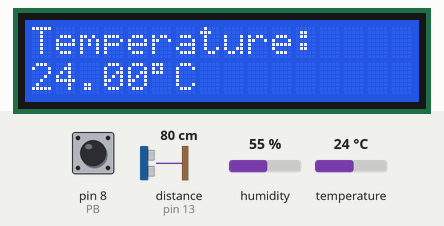
A sketch run on a simulated Arduino Uno, built with avr-gcc and run on an emulated ATmega328P. Shown: 16×2 character LCD. The test bench sets the inputs (shaded band); at power-on: pin 8 (PB) HIGH, distance to the obstacle (sensor on pin 13) 80 cm, temperature 24 °C, humidity 55 %. The echo pulse lasts 58.3 µs per cm; what the sketch prints to the serial monitor is not drawn.

Above: at 1.8 s.
1.9 s: pin 8 (PB) pulled LOW for 1.4 s
At 4.2 s:
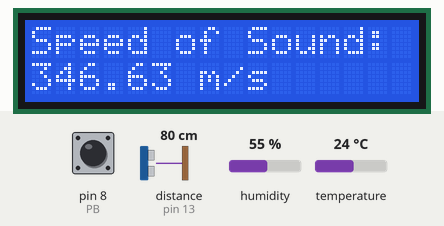
5.1 s: pin 8 (PB) pulled LOW for 1.4 s
At 8.1 s:
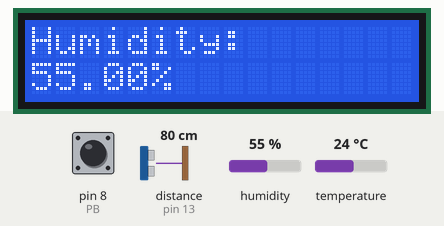
8.6 s: pin 8 (PB) pulled LOW for 3.2 s
At 11.6 s:
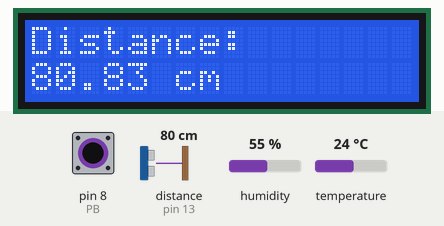
13.3 s: distance to the obstacle (sensor on pin 13) set to 2 cm
At 14.6 s:
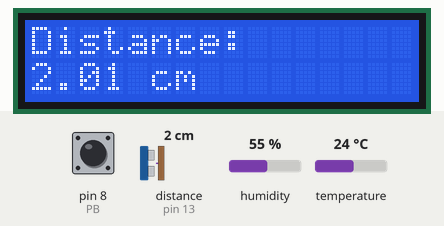
15.6 s: temperature set to 12 °C
At 18.2 s:
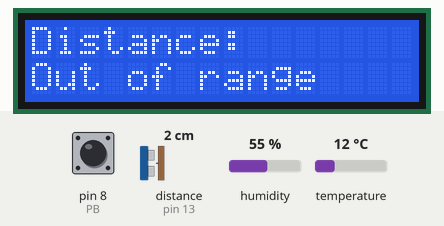
19.1 s: distance to the obstacle (sensor on pin 13) set to 4 cm
At 21.2 s:
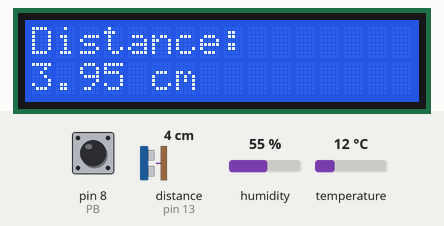
Timing chart, 0 to 22.4 s (numbered marks = the images above; inputs shaded):
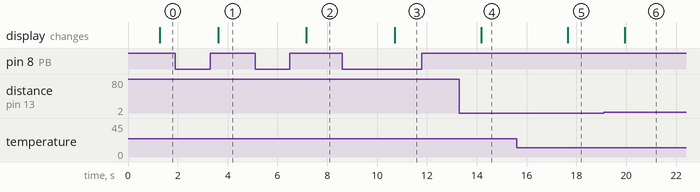

Measured:
- the behaviour switches between 2 and 3 cm on distance to the obstacle (sensor on pin 13) (found by bisection; images 5 and 6)
- after the input at 1.9 s, the display: changes after 1.7 s (image 1)
- after the input at 5.1 s, the display: changes after 2.1 s (image 2)
- after the input at 8.6 s, the display: changes after 2.1 s (image 3)
- after the input at 13.3 s, the display: changes after 0.88 s (image 4)
- after the input at 15.6 s, the display: changes after 2.0 s (image 5)
- after the input at 19.1 s, the display: changes after 0.84 s (image 6)

The sketch:

5-Ultrasonic_DHT_LCD.ino
```cpp
/* GOAL: This code demonstrates the integration of HC-SR04 Ultrasonic Range Finder enhanced with a DHT22 Temp. and Humidity sensor.
It displays the results namely the temperature in Celsius, speed of sound, humidity, and the distance
on an LCD as well as on the serial monitor.

MAIN THEME: use digital input (button press) and analog input (Ultrasonic Sensor) combined with (DHT Sensor) to control digital output (LCD display).
By combining both sensors, they can provide more accurate distance measurements.
The DHT11 measures temperature and humidity, which can be used to calculate the speed of sound.
Since the speed of sound varies with temperature and humidity, this information helps improve the accuracy of distance calculations made by the HC-SR04 ultrasonic sensor.
*/

// Include necessary libraries
#include <LiquidCrystal.h> // For LCD display
// Dependant upon Adafruit_Sensors Library
#include "DHT.h";
// Include NewPing Library
#include "NewPing.h"

// Define Constants

#define DHTPIN 7         // DHT-22 Output Pin connection
#define DHTTYPE DHT11   // DHT Type is DHT 11
#define TRIGGER_PIN  10 // HC-SR04 Trigger pin
#define ECHO_PIN     13 // HC-SR04 Echo pin
#define MAX_DISTANCE 400 // HC-SR04 max distance in cm

// Create a NewPing object
NewPing sonar(TRIGGER_PIN, ECHO_PIN, MAX_DISTANCE);

// Define Variables
float hum;    // Stores humidity value in percent
float temp;   // Stores temperature value in Celcius
float duration; // Stores HC-SR04 pulse duration value
float distance; // Stores calculated distance in cm
float soundsp;  // Stores calculated speed of sound in M/S
float soundcm;  // Stores calculated speed of sound in cm/ms
int iterations = 5;

// LCD pin definitions
const int rs = 12, en = 11, d4 = 5, d5 = 4, d6 = 3, d7 = 2;
// Initialize LCD display
LiquidCrystal lcd(rs, en, d4, d5, d6, d7);

// Push button and debounce initialization
const int PB = 8;         //push button input pin
int buttonState = 0;      //the state of the push button
int lastButtonState = 0;  //the last state of push button (lastDebounceTime)
int currentPage = 1;      //the current page on the LCD display
unsigned long debounceDelay = 50;   //add a small delay for debounce


// Initialize DHT sensor for normal 16mhz Arduino

DHT dht(DHTPIN, DHTTYPE);

void setup() {

  pinMode (PB, INPUT_PULLUP); // Set the push button (PB) as an input with internal pull-up
  Serial.begin (9600);  // Initialize Serial communication at 9600 baud
  dht.begin();  // Initialize the DHT sensor
  lcd.begin(16, 2); // Set up the LCD's number of columns and rows
}

void loop()
{
  //ButtonState
  int buttonState = digitalRead(PB); // Read the push button (PB) state

  Serial.print("ButState = "); // Print string "ButState" to Serial Monitor
  Serial.println(buttonState); // Print the value of 'buttonState' to the Serial Monitor

  delay(1000);  // Delay so DHT-22 sensor can stabalize

  hum = dht.readHumidity();  // Get Humidity value
  temp = dht.readTemperature(); // Get Temperature value

  // Calculate the Speed of Sound in M/S
  soundsp = 331.4 + (0.606 * temp) + (0.0124 * hum);

  // Convert to cm/ms
  soundcm = soundsp / 10000;

  // Get the median ping value (in microseconds) from the HC-SR04 ultrasonic sensor over 'iterations' number of readings
  duration = sonar.ping_median(iterations);

  // Calculate the distance
  distance = (duration / 2) * soundcm;

  // Send results to Serial Monitor
  Serial.print("Sound: "); // Print "Sound: " to the Serial Monitor
  Serial.print(soundsp); // Print the speed of sound value to the Serial Monitor
  Serial.print(" m/s, "); // Print " m/s, " to the Serial Monitor
  Serial.print("Humid: "); // Print "Humid: " to the Serial Monitor
  Serial.print(hum); // Print the humidity value to the Serial Monitor
  Serial.print(" %, Temp: "); // Print " %, Temp: " to the Serial Monitor
  Serial.print(temp); // Print the temperature value to the Serial Monitor
  Serial.print(" C, "); // Print " C, " to the Serial Monitor
  Serial.print("Distance: "); // Print "Distance: " to the Serial Monitor

  if (distance >= 400 || distance <= 2) { // Check if the distance is out of range (either below 2 cm or above 400 cm)
    Serial.print("Out of range"); // Print "Out of range" to the Serial Monitor
  }
  else {
    Serial.print(distance); // Print the distance value to the Serial Monitor
    Serial.print(" cm");  // Print " cm" to the Serial Monitor
  }

  Serial.println(" ");  // Print a newline to the Serial Monitor, moving the cursor to the next line

// Check if button state has changed
if (buttonState != lastButtonState){     // Compare whether PB state has changed
    if (buttonState == LOW){               // If PB is pressed
      currentPage++;                      // Next page (increment +1)
       if (currentPage > 4){              // If the current page is greater than 4
         currentPage = 1;                 // Reset back to page 1
       }
 }
 lastButtonState = buttonState;           //Update the last button state to the current button state
 delay(debounceDelay);                    //Apply a very small delay for debounce
}

lcd.clear();  // Clear LCD display

// Display the appropriate values based on the current page on LCD
  switch (currentPage) {  // Use a switch statement to determine which value to display
    case 1: { // Display temperature on page 1
      lcd.setCursor(0, 0); // Set cursor to the first row, first column
      lcd.print("Temperature:"); // Print "Temperature:"
      lcd.setCursor(0, 1); // Set cursor to the second row, first column
      lcd.print(temp); // Print the temperature value
      lcd.print(char(223)); // Print the degree symbol
      lcd.print(F("C")); // Print "C" for Celsius
      break; // Exit the switch statement
    }

    case 2: { // Display speed of sound on page 2
      lcd.setCursor(0, 0); // Set cursor to the first row, first column
      lcd.print("Speed of Sound:"); // Print "Speed of Sound:"
      lcd.setCursor(0,1); // Set cursor to the second row, first column
      lcd.print(soundsp); // Print the speed of sound value
      lcd.print(" m/s"); // Print " m/s" for meters per second
      break; // Exit the switch statement
    }
    case 3: {  // Display humidity on page 3
      lcd.setCursor(0, 0); // Set cursor to the first row, first column
      lcd.print("Humidity:"); // Print "Humidity:"
      lcd.setCursor(0, 1); // Set cursor to the second row, first column
      lcd.print(hum); // Print the humidity value
      lcd.print("%"); // Print the percentage symbol (%)
      break; // Exit the switch statement
    }

    case 4: { // Display distance on page 4
      lcd.setCursor(0, 0); // Set cursor to the first row, first column
      lcd.print("Distance:"); // Print "Distance:"
    if (distance >= 400 || distance <= 2) { // If the distance is out of range (either below 2 cm or above 400 cm)
      lcd.setCursor(0, 1); // Set cursor to the second row, first column
      lcd.print("Out of range"); // Print "Out of range"
      break; // Exit the switch statement
    } else { // If the distance is within range
      lcd.setCursor(0, 1); // Set cursor to the second row, first column
      lcd.print(distance); // Print the distance value
      lcd.print(" cm"); // Print " cm" for centimeters
    }
    break; // Exit the switch statement
  }
  }
}
```
